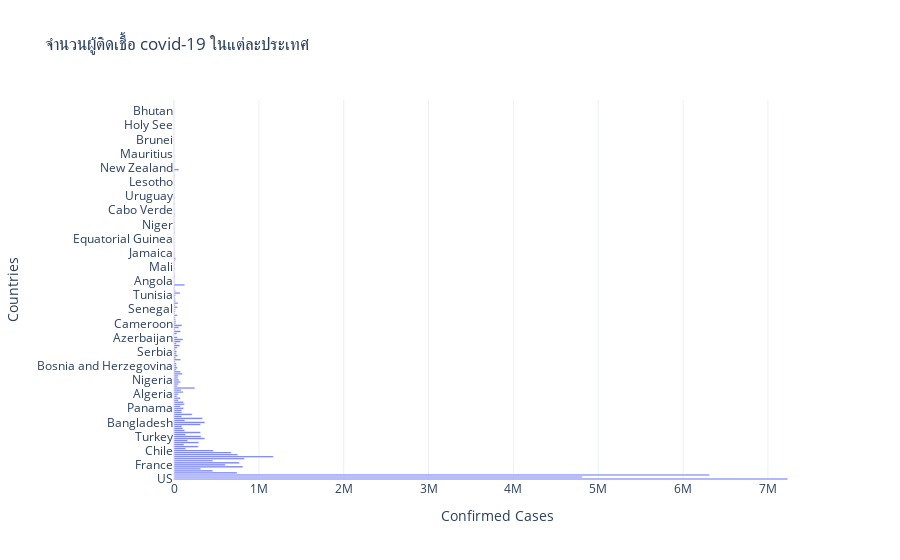

Notebook code for this chart:
### Code cell
fig = go.Figure(go.Bar(
            x=Data_country['confirmed'],
            y=Data_country['country'],
            orientation='h'))
fig.update_layout(
    title='จำนวนผู้ติดเชื้อ covid-19 ในแต่ละประเทศ',
    template='plotly_white',
     xaxis_title="Confirmed Cases",
    yaxis_title="Countries",
)
fig.show()

### Figure 1 — Plotly figure (JSON) as saved in the notebook; plotly's stock layout.template omitted (floating-point values rounded to 4 significant figures; data arrays with more than 128 entries replaced by an {"elided": "..."} marker saying what was removed)
{"data": [{"orientation": "h", "type": "bar", "x": {"elided": "188 int values"}, "y": {"elided": "188 str values"}}], "layout": {"title": {"text": "จำนวนผู้ติดเชื้อ covid-19 ในแต่ละประเทศ"}, "xaxis": {"title": {"text": "Confirmed Cases"}}, "yaxis": {"title": {"text": "Countries"}}}}
